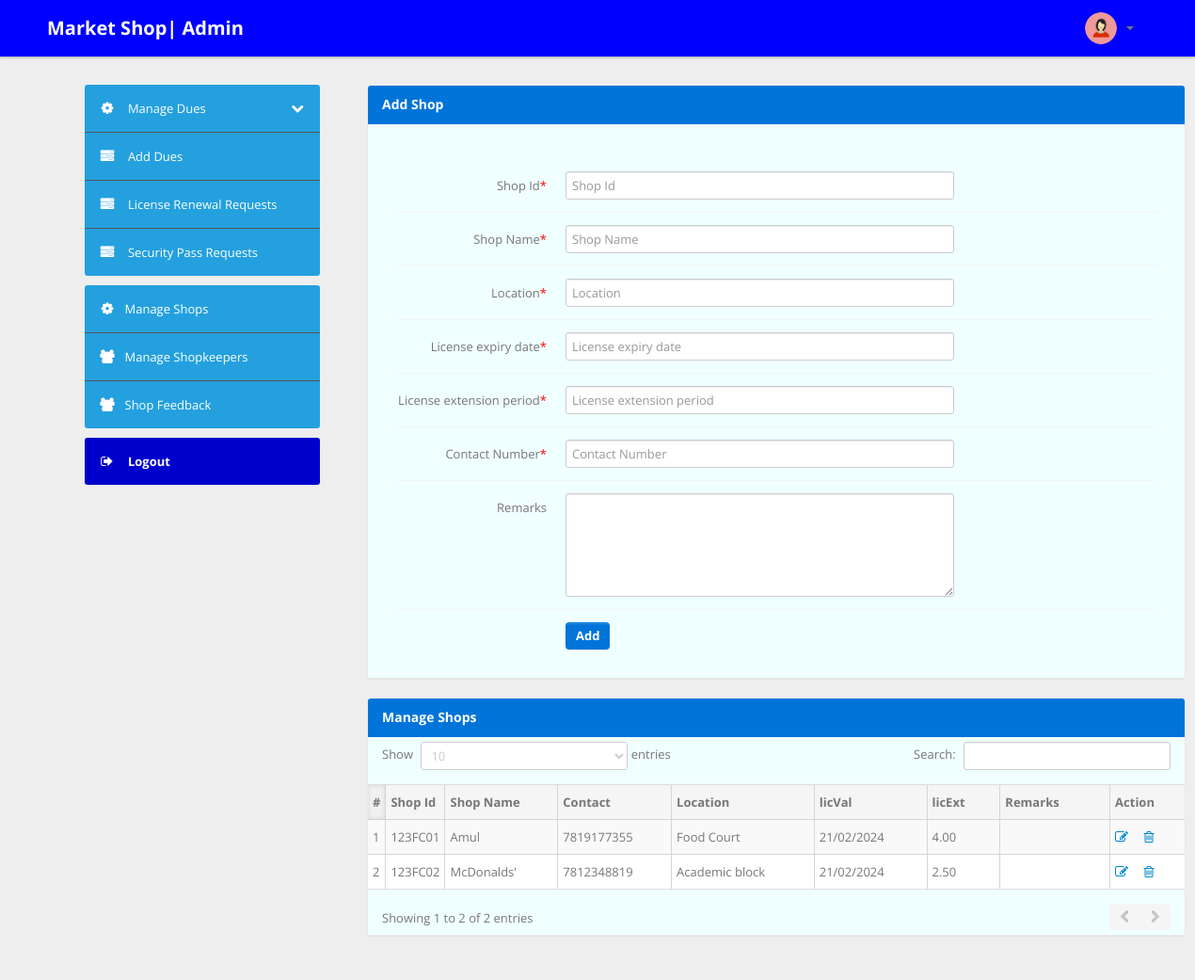
/admin/manage-shop.php (signed in), run on an earlier commit of the app's database.
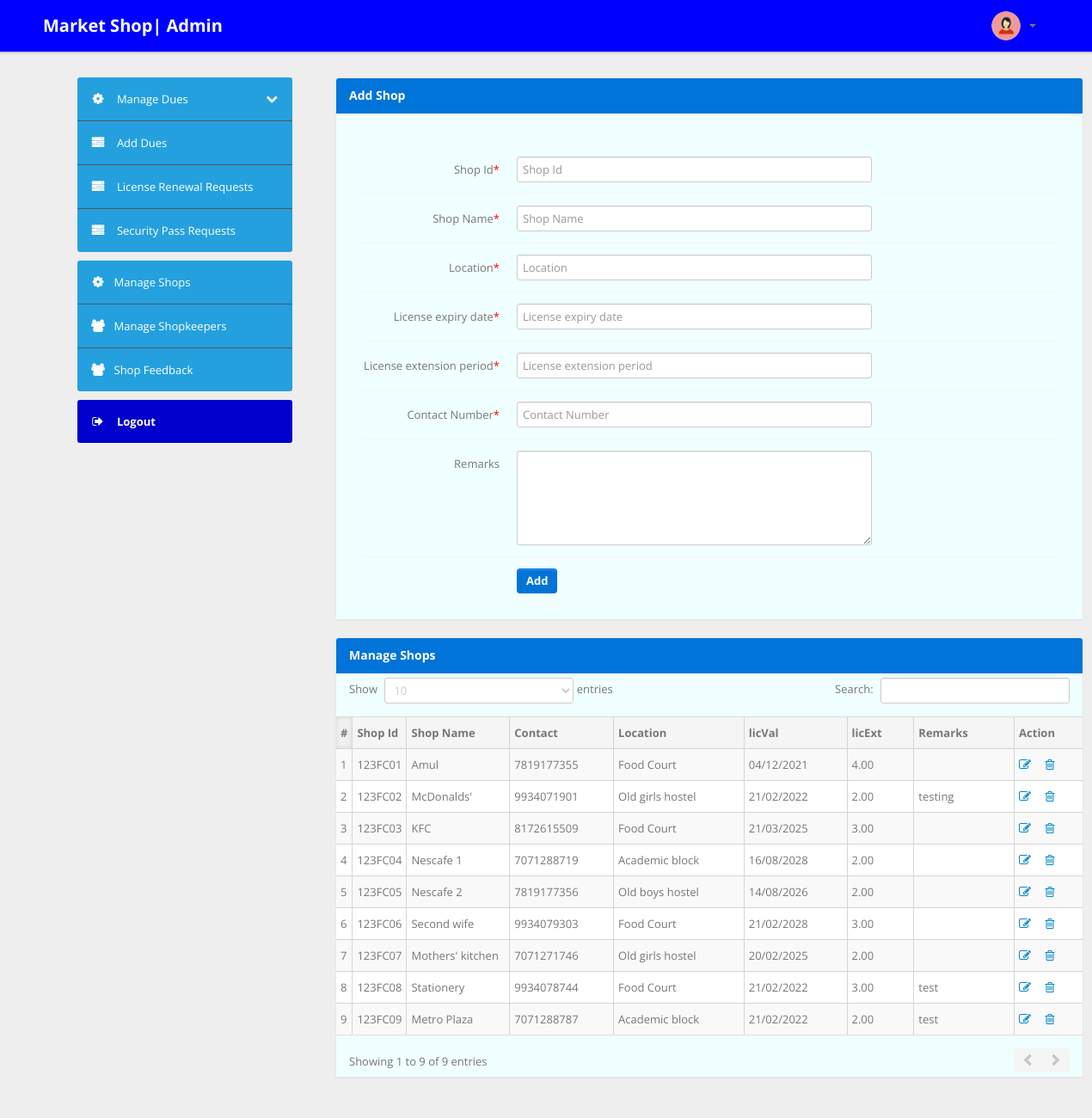
And on a later commit of the database.
### tables this page shows
CREATE TABLE `shop` (
  `shopID` varchar(30) NOT NULL,
  `location` varchar(100) NOT NULL,
  `licVal` date NOT NULL,
  `licExt` decimal(4,2) NOT NULL,
  `contact` varchar(10) NOT NULL,
  `shopName` varchar(30) NOT NULL,
  `remark` varchar(255) DEFAULT NULL,
  `licReq` varchar(25) NOT NULL DEFAULT 'Inactive',
  PRIMARY KEY (`shopID`),
  KEY `idxshop` (`shopID`),
  CONSTRAINT `check_contact` CHECK ((not((`contact` like _utf8mb4'%[^0-9]%'))))
);

### admin/manage-shop.php (the view, shortened to what the changed rows need)
<?php
if (strlen($_SESSION['email']) == 0) {
    header('location:login.php');
} else {
?>
    <!DOCTYPE html>
    <html lang="en">
    <head>
        <link type="text/css" href="bootstrap/css/bootstrap.min.css" rel="stylesheet">
        <link type="text/css" href="bootstrap/css/bootstrap-responsive.min.css" rel="stylesheet">
        <link type="text/css" href="css/theme.css" rel="stylesheet">
        <link type="text/css" href="images/icons/css/font-awesome.css" rel="stylesheet">
    </head>
    <body style="background:#eee">
        <?php include('header.php');?>
        <div style="padding:90px">
            <div class="container">
                <div class="row">
                    <?php include('sidebar.php'); ?>
                    <div class="span9">
                        <div class="content">
                            <div class="module">
                                <div class="module-head" style="background:#0074d9;">
                                    <h3 style="color:white; text-shadow:none;">Add Shop</h3>
                                </div>
                                <div class="module-body" style="background:azure;padding:30px">
                                    <br />
                                    <form class="form-horizontal row-fluid" name="shop" method="post" action="manage-shop.php">
                                        <div class="control-group">
                                            <label class="control-label" for="basicinput">Shop Id<span class="error" style="color:red;">*</span></label>
                                            <div class="controls">
                                                <input type="text" placeholder="Shop Id" name="shopID" class="span8 tip" style="color:dimgray;" required>
                                            </div>
                                        </div>
                                        <div class="control-group">
                                            <label class="control-label" for="basicinput">Shop Name<span class="error" style="color:red;">*</span></label>
                                            <div class="controls">
                                                <input type="text" placeholder="Shop Name" name="shopName" class="span8 tip" style="color:dimgray;" required>
                                            </div>
                                        </div>
                                        <div class="control-group">
                                            <label class="control-label" for="basicinput">Location<span class="error" style="color:red;">*</span>
                                            </label>
                                            <div class="controls">
                                                <input type="text" placeholder="Location" name="location" class="span8 tip" style="color:dimgray;" required>
                                            </div>
                                        </div>
                                        <div class="control-group">
                                            <label class="control-label" for="basicinput">License expiry date<span class="error" style="color:red;">*</span>
                                            </label>
                                            <div class="controls">
                                                <input placeholder="License expiry date" name="licVal" class="span8 tip" type="text" onfocus="(this.type='date')" id="date" style="color:dimgray;" required>
                                            </div>
                                        </div>
                                        <div class="control-group">
                                            <label class="control-label" for="basicinput">License extension period<span class="error" style="color:red;">*</span>
                                            </label>
                                            <div class="controls">
                                                <input type="number" step="any" min="0" placeholder="License extension period" name="licExt" class="span8 tip" style="color:dimgray;" required>
                                            </div>
                                        </div>
                                        <div class="control-group">
                                            <label class="control-label" for="basicinput">Contact Number<span class="error" style="color:red;">*</span>
                                            </label>
                                            <div class="controls">
                                                <input type="tel" placeholder="Contact Number" name="contact" class="span8 tip" style="color:dimgray;" pattern="[1-9]{1}[0-9]{9}" required>
                                            </div>
                                        </div>
                                        <div class="control-group">
                                            <label class="control-label" for="basicinput">Remarks</label>
                                            <div class="controls">
                                                <textarea class="span8" name="remark" rows="5"></textarea>
                                            </div>
                                        </div>
                                        <div class="control-group">
                                            <div class="controls">
                                                <button type="submit" name="submit" class="btn" style="background:#0074d9; color:white; font-weight:bold; text-shadow:none;">Add</button>
                                            </div>
                                        </div>
                                    </form>
                                </div>
                            </div>
                            <div class="module">
                                <div class="module-head" style="background:#0074d9;">
                                    <h3 style="color:white; text-shadow:none;">Manage Shops</h3>
                                </div>
                                <div class="module-body table" style="background:azure;">
                                    <table cellpadding="0" cellspacing="0" class="datatable-1 table table-bordered table-striped	 display" width="100%">
                                        <thead>
                                            <tr>
                                                <th>#</th>
                                                <th>Shop Id</th>
                                                <th width=15%>Shop Name</th>
                                                <th width=15%>Contact</th>
                                                <th width=20%>Location</th>
                                                <th width=15%>licVal</th>
                                                <th width=10%>licExt</th>
                                                <th width=15%>Remarks</th>
                                                <th width=15%>Action</th>
                                            </tr>
                                        </thead>
                                        <tbody>
                                            <?php $query = mysqli_query($con, "select * from shop ORDER BY shopID");
                                            $cnt = 1;
                                            while ($row = mysqli_fetch_array($query)) {
                                                $date=$row['licVal'];
                                                $datec=strtotime($date);
                                                $final=date('d/m/Y',$datec);
                                            ?>
                                                <tr>
                                                    <td><?php echo htmlentities($cnt); ?></td>
                                                    <td><?php echo htmlentities($row['shopID']); ?></td>
                                                    <td><?php echo htmlentities($row['shopName']); ?></td>
                                                    <td><?php echo htmlentities($row['contact']); ?></td>
                                                    <td><?php echo htmlentities($row['location']); ?></td>
                                                    <td><?php echo htmlentities($final); ?></td>
                                                    <td> <?php echo htmlentities($row['licExt']); ?></td>
                                                    <td><?php echo htmlentities($row['remark']); ?></td>
                                                    <td>
                                                        <a href="edit-shop-details.php?shopID=<?php echo $row['shopID'] ?>" title="Edit shop details"><i class="icon-edit"></i></a>&emsp;
                                                        <a href="manage-shop.php?shopID=<?php echo $row['shopID'] ?>&del=delete" onClick="return confirm('All the details related to the shop will be deleted. Are you sure you want to continue?')"><i class="icon-trash"></i></a>
                                                    </td>
                                                </tr>
                                            <?php $cnt = $cnt + 1;
                                            } ?>
                                    </table>
                                </div>
                            </div>
                        </div>
                    </div>
                </div>
            </div>
        </div>
    </body>
<?php } ?>

What changed in the data, as far as the page shows it:
changed shop "123FC01": licVal "21/02/2024" → "04/12/2021"
changed shop "123FC02": contact "7812348819" → "9934071901"; location "Academic block" → "Old girls hostel"; licVal "21/02/2024" → "21/02/2022"; licExt "2.50" → "2.00"; remark (not shown) → "testing"
added shop: shopID "123FC03", shopName "KFC", contact "8172615509", location "Food Court", licVal "21/03/2025", licExt "3.00"
added shop: shopID "123FC04", shopName "Nescafe 1", contact "7071288719", location "Academic block", licVal "16/08/2028", licExt "2.00"
added shop: shopID "123FC05", shopName "Nescafe 2", contact "7819177356", location "Old boys hostel", licVal "14/08/2026", licExt "2.00"
added shop: shopID "123FC06", shopName "Second wife", contact "9934079303", location "Food Court", licVal "21/02/2028", licExt "3.00"
added shop: shopID "123FC07", shopName "Mothers' kitchen", contact "7071271746", location "Old girls hostel", licVal "20/02/2025", licExt "2.00"
added shop: shopID "123FC08", shopName "Stationery", contact "9934078744", location "Food Court", licVal "21/02/2022", licExt "3.00", remark "test"
added shop: shopID "123FC09", shopName "Metro Plaza", contact "7071288787", location "Academic block", licVal "21/02/2022", licExt "2.00", remark "test"
Also different on the page:
text written by a page script: "Show entries Search: Showing 1 to 2 of 2 entries" → "Show entries Search: Showing 1 to 9 of 9 entries"
